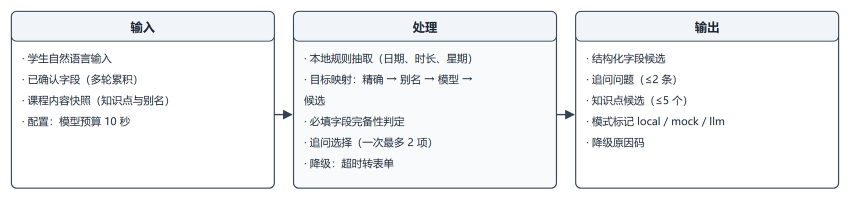
#> input picture docs/04_实现/figures/fig-6-1-ipo-m04.png, 1700 x 399 px, found by its file name (shown at 1/2 size)
$ python build_d06_ch6to9.py
#> lines starting #> are read from the running program, lines starting #| are printed output that depends on the picture; after the words box and inside, x2 and y2 are one past the last pixel; in counts of white or black regions, pixels touching at a corner belong together
### scripts/build_d06_figures.py
"""生成 D06 详细设计的图：程序层次结构图、IPO 图（三角形三栏）。"""
import sys
from pathlib import Path

sys.path.insert(0, str(Path(__file__).resolve().parent))
import build_figures as bf  # noqa: E402

ROOT = Path(r"D:\Gitproject\CoursePlan")
FIG = ROOT / "docs" / "04_实现" / "figures"
SRC = FIG / "src"
TMP = ROOT / ".tmp_work"

INK, MUTED, STROKE = "#1f2937", "#6b7280", "#334155"
TEAL, TEAL_SOFT = bf.TEAL, bf.TEAL_SOFT


# [59 lines left out: function structure, not called in this run]


def wrap(s, n=19):
    """按显示宽度折行：中文按 1 计，ASCII 按 0.55 计。"""
    out, cur, w = [], "", 0.0
    for ch in s:
        cw = 1.0 if ord(ch) > 127 else 0.55
        if w + cw > n and cur:
            out.append(cur)
            cur, w = "  ", 0.0
        cur += ch
        w += cw
    if cur.strip():
        out.append(cur)
    return out


def ipo(in_items, proc_items, out_items, _title=""):
    """IPO 图：左输入、中处理、右输出，三栏 + 箭头（文字自动折行，不烤图题）。"""
#> called with _title = ''
    cols = [("输入", in_items), ("处理", proc_items), ("输出", out_items)]
    wrapped = []
    for head, items in cols:
        lines = []
        for it in items:
            lines.extend(wrap("· " + it))
        wrapped.append((head, lines))
    maxlines = max(len(l) for _, l in wrapped)
    colw, gap, margin = 300, 22, 22
    W = margin * 2 + colw * 3 + gap * 2
    top, headh = 20, 34
    body_h = maxlines * 24 + 24
    H = top + headh + body_h + 20
    parts = ['<svg xmlns="http://www.w3.org/2000/svg" width="%d" height="%d" viewBox="0 0 %d %d">' % (W, H, W, H),
             '<rect width="%d" height="%d" fill="#ffffff"/>' % (W, H),
             '<defs><marker id="a" viewBox="0 0 10 10" refX="9" refY="5" markerWidth="7" '
             'markerHeight="7" orient="auto-start-reverse"><path d="M 0 0 L 10 5 L 0 10 z" fill="%s"/></marker></defs>' % STROKE]

    def text(x, y, s, size=13, fill=INK, anchor="middle", bold=False):
        s = s.replace("&", "&amp;").replace("<", "&lt;").replace(">", "&gt;")
        parts.append('<text x="%.1f" y="%.1f" font-family="Microsoft YaHei, SimHei, sans-serif" '
                     'font-size="%d" fill="%s" text-anchor="%s"%s>%s</text>'
                     % (x, y, size, fill, anchor, ' font-weight="bold"' if bold else "", s))

    xs = [margin + i * (colw + gap) for i in range(3)]
    for i, (head, lines) in enumerate(wrapped):
        x = xs[i]
        parts.append('<rect x="%d" y="%d" width="%d" height="%d" rx="6" fill="%s" stroke="%s" stroke-width="1.3"/>'
                     % (x, top, colw, headh + body_h, "#f8fafc" if i == 1 else "#ffffff", STROKE))
        parts.append('<rect x="%d" y="%d" width="%d" height="%d" rx="6" fill="#f1f5f9" stroke="%s" stroke-width="1.1"/>'
                     % (x, top, colw, headh, STROKE))
        text(x + colw / 2, top + 23, head, 14, INK, bold=True)
        for k, ln in enumerate(lines):
            text(x + 12, top + headh + 24 + k * 24, ln, 12, INK, anchor="start")
    mid_y = top + headh + body_h / 2
    for i in range(2):
        x1 = xs[i] + colw
        parts.append('<path d="M %d %.1f L %d %.1f" stroke="%s" stroke-width="1.6" marker-end="url(#a)"/>'
                     % (x1, mid_y, x1 + gap - 2, mid_y, STROKE))
    return "\n".join(parts + ["</svg>"]) + "\n"


FIGS = {
    "fig-6-1-structure": structure,
    "fig-6-2-ipo-m05": lambda: ipo(
        ["约束对象：主目标、附加目标、截止、周模板、排除日期、已掌握",
         "课程内容快照：知识点、参考时长、先修边、资源",
         "配置：学习练习比 7:3、缓冲比例 10%、片长上限、片数上限",
         "基准时刻 base_time（UTC）"],
        ["求先修闭包并剔除已掌握",
         "按参考时长拆学习/练习任务",
         "拓扑排序（先修 + 学习先于练习）",
         "按可用时段逐段装箱，留缓冲",
         "超长任务拆片，片数和片长受限",
         "汇总 T / C / B / C′ 与缺口"],
        ["任务列表（稳定身份 + 预计时长）",
         "时间片列表（起止、所属版本）",
         "未排入清单与原因",
         "指标：T、C、B、C′、缺口、利用率",
         "草案对象（含输入快照引用）"],
        "图 6-2 M-05 分解与排程 的 IPO 图",
    ),
}


# [13 lines left out: function main, not called in this run]


# [2 lines that do not run on import are left out]

### scripts/build_figures.py
"""生成《软件需求说明书》所需的图表：Mermaid 源文件 + 界面原型 SVG，并栅格化为 PNG。

产物：
    docs/02_需求/figures/fig-x-y.png      插入文档用（约 1600px 宽）
    docs/02_需求/figures/src/fig-x-y.mmd  Mermaid 源文件（可编辑）
    docs/02_需求/figures/src/fig-x-y.svg  原型源文件（可编辑）

渲染方式：Edge headless 截图 → Pillow 去白边裁切。需要本机 Edge。
"""
import json
import os
import re
import subprocess
import sys
import tempfile
from pathlib import Path

from PIL import Image, ImageChops

ROOT = Path(__file__).resolve().parent.parent
FIG_DIR = ROOT / "docs" / "02_需求" / "figures"
SRC_DIR = FIG_DIR / "src"
TMP_DIR = ROOT / ".tmp_figures"

EDGE = r"C:\Program Files (x86)\Microsoft\Edge\Application\msedge.exe"
MERMAID_JS = "file:///D:/Gitproject/RJB_Demo/frontend/node_modules/mermaid/dist/mermaid.min.js"

TARGET_WIDTH = 1700
PAD = 24


# ----------------------------------------------------------------------
# 图源定义
# ----------------------------------------------------------------------
MERMAID_FIGURES = {
    "fig-2-1-context": {
        "skip": True,
        "window": (1800, 1800),
        "src": """flowchart TB
    ST["学生"]
    AD["课程管理员"]
    SYS["学径 StudyPath<br/>课程学习规划辅助系统"]
    LLM["大模型服务<br/>（可切换 Mock）"]

    ST -->|"目标 / 截止 / 可用时间"| SYS
    AD -->|"知识点 / 先修 / 资源"| SYS
    SYS -->|"计划 / 校验 / 进度"| ST
    SYS -->|"追问上下文"| LLM
    LLM -->|"自然语言答复"| SYS""",
    },
    "fig-3-1-function-tree": {
        "skip": True,
        "window": (2400, 2800),
        "src": """flowchart LR
    ROOT["学径 StudyPath<br/>课程学习规划辅助系统"]
    ROOT --- M1["课程内容管理"]
    ROOT --- M2["学习规划"]
    ROOT --- M3["执行与调整"]
    ROOT --- M4["基础支撑"]

    M1 --- A1["F-02 课程信息维护"]
    M1 --- A2["F-03 知识点维护"]
    M1 --- A3["F-04 先修关系维护"]
    M1 --- A4["F-05 课程资源维护"]

    M2 --- B1["F-06 学习约束设定"]
    M2 --- B2["F-07 智能体追问"]
    M2 --- B3["F-08 任务分解与计划生成"]
    M2 --- B4["F-09 计划校验"]

    M3 --- C1["F-10 计划确认与打卡"]
    M3 --- C2["F-11 计划调整"]
    M3 --- C3["F-12 计划版本追溯"]
    M3 --- C4["F-13 计划看板"]

    M4 --- D1["F-01 登录与角色"]
    M4 --- D2["离线演示（Mock Provider）"]
    M4 --- D3["数据备份与恢复"]""",
    },
    "fig-3-2-swimlane": {
        "window": (2800, 1900),
        "src": """flowchart TB
    subgraph L1["课程管理员"]
        direction LR
        A1["维护知识点、先修关系<br/>资源与参考时长"]
        A2["先修图检查<br/>（成环 / 孤立点）"]
        A1 --> A2
    end

    subgraph L2["学生"]
        direction LR
        S1["填写目标、截止日期<br/>可用时间、已掌握"]
        S2["确认计划"]
        S3["逐任务打卡<br/>记录实际用时"]
        S1 --> S2 --> S3
    end

    subgraph L3["智能体（大模型）"]
        direction LR
        G1["追问缺失信息<br/>归一化相对日期"]
        G2["生成冲突说明<br/>与调整建议"]
        G1 --> G2
    end

    subgraph L4["系统（排程与校验引擎）"]
        direction LR
        E1["先修闭包 + 任务分解"]
        E2["按可用时段装箱排程"]
        E3["四项校验"]
        E4["生成计划版本"]
        E5["检测延期 / 目标变更"]
        E1 --> E2 --> E3 --> E4
        E5 --> E1
    end

    S1 --> G1
    G1 --> E1
    A1 -.->|"课程内容"| E1
    E3 -->|"存在冲突"| G2
    G2 --> S2
    E4 --> S2
    S3 --> E5
    E5 -->|"触发调整"| E1""",
    },
    "fig-3-3-usecase": {
        "window": (2600, 1900),
        "src": """flowchart TB
    ST(("学生"))
    AD(("课程管理员"))

    ST --> UC1(["设定学习约束"])
    ST --> UC2(["与智能体对话补全信息"])
    ST --> UC3(["查看计划草案与冲突"])
    ST --> UC4(["确认计划并打卡"])
    ST --> UC5(["发起计划调整"])
    ST --> UC6(["查看计划版本与差异"])

    AD --> UC7(["维护课程与知识点"])
    AD --> UC8(["维护先修关系"])
    AD --> UC9(["维护课程资源"])

    UC2 -.->|"extend"| UC1
    UC1 -.->|"include"| UC3
    UC3 -.->|"include"| UC10(["校验计划（容量/重叠/先修/截止）"])
    UC5 -.->|"include"| UC10
    UC4 -.->|"include"| UC6""",
    },
    "fig-3-9-plan-state": {
        "window": (1600, 2400),
        "src": """stateDiagram-v2
    direction TB
    state "草稿" as Draft
    state "待确认" as Pending
    state "执行中" as Active
    state "已完成" as Done
    state "已归档" as Archived

    [*] --> Draft: 生成计划草案
    Draft --> Pending: 校验通过 / 存在冲突
    Pending --> Draft: 修改约束后重新生成
    Pending --> Active: 学生确认（生成 v1）
    Active --> Active: 打卡记录进度
    Active --> Done: 任务全部完成或超过截止日期
    Active --> Archived: 调整生效（旧版本归档）
    Archived --> [*]
    Done --> [*]""",
    },
    "fig-3-4-sequence": {
        "window": (2600, 2000),
        "src": """sequenceDiagram
    autonumber
    actor S as 学生
    participant W as 前端
    participant B as 后端服务
    participant AG as 智能体（LLM）
    participant EN as 排程与校验引擎
    participant DB as 数据库

    S->>W: 输入目标与时间约束
    W->>B: POST /api/constraints
    B->>DB: 保存约束
    B->>AG: 补全缺失字段
    AG-->>B: 抽取结果 + 追问问题
    B-->>W: SSE 推送追问
    W-->>S: 展示追问
    S->>W: 补充"每周一三五 19:00-21:00"
    W->>B: POST /api/plans/preview
    B->>EN: 先修闭包 + 任务分解
    EN-->>B: 任务列表
    B->>EN: 四项校验
    EN-->>B: 校验报告（含问题码）
    B->>AG: 生成冲突说明
    AG-->>B: 说明文本
    B-->>W: 计划草案 + 校验报告
    W-->>S: 看板展示（冲突任务标红）
    S->>W: 确认计划
    W->>B: POST /api/plans/{id}/confirm
    B->>DB: 写入版本 v1
    B-->>W: 确认成功
    W-->>S: 计划进入执行中""",
    },
    "fig-3-8-er": {
        "window": (2800, 2100),
        "src": """erDiagram
    USER ||--o{ STUDY_PLAN : "拥有"
    USER ||--o{ COURSE : "维护"
    COURSE ||--o{ CONCEPT : "包含"
    COURSE ||--o{ RESOURCE : "包含"
    CONCEPT ||--o{ CONCEPT_RESOURCE : "关联"
    RESOURCE ||--o{ CONCEPT_RESOURCE : "关联"
    CONCEPT ||--o{ PREREQUISITE : "作为先修"
    CONCEPT ||--o{ PREREQUISITE : "作为后继"
    CONCEPT ||--o{ PLAN_TASK : "被安排"
    STUDY_PLAN ||--|{ PLAN_TASK : "拆分为"
    STUDY_PLAN ||--o{ PLAN_VERSION : "形成版本"
    STUDY_PLAN ||--|| CONSTRAINT : "由约束确定"
    PLAN_VERSION ||--o| PLAN_VALIDATION : "记录校验"

    USER {
        int id PK
        string username
        string password_hash
        string role
    }
    COURSE {
        int id PK
        string name
        string semester
    }
    CONCEPT {
        int id PK
        int course_id FK
        string name
        int difficulty
        int reference_minutes
    }
    STUDY_PLAN {
        int id PK
        int student_id FK
        string status
        int current_version
    }
    PLAN_TASK {
        int id PK
        int plan_id FK
        string type
        int estimated_minutes
        string scheduled_date
    }
    PLAN_VERSION {
        int id PK
        int plan_id FK
        int version
        string change_reason
    }""",
    },
}


# ----------------------------------------------------------------------
# 界面原型（SVG）
# ----------------------------------------------------------------------
FONT = "Microsoft YaHei, SimHei, sans-serif"
INK = "#0f172a"
MUTED = "#64748b"
LINE = "#cbd5e1"
TEAL = "#0e7c6b"
TEAL_SOFT = "#e6f4f1"
AMBER = "#b45309"
AMBER_SOFT = "#fef3c7"
RED = "#b91c1c"
RED_SOFT = "#fee2e2"
BG = "#f8fafc"


class Svg:
    def __init__(self, w, h, title=""):
        self.w, self.h, self.title = w, h, title
        self.parts = []

    # [349 lines left out: functions rect, text, line, arrow, svg, chrome and 8 more, not called in this run]


WIREFRAMES = {
    "fig-2-1-context": draw_context,
    "fig-3-1-function-tree": draw_function_tree,
    "fig-3-5-wizard": wire_wizard,
    "fig-3-6-board": wire_board,
    "fig-3-7-admin": wire_admin,
}


# ----------------------------------------------------------------------
# 渲染
# ----------------------------------------------------------------------
# [25 lines left out: function html_for_mermaid, not called in this run]


def html_for_svg(svg, window):
    return """<!doctype html>
<html><head><meta charset="utf-8"><style>html,body{margin:0;padding:0;background:#fff}</style></head>
<body>%s</body></html>""" % svg


def shoot(html, out_png, window):
    """用 Edge headless 截图。"""
#> (the call stopped at in shoot, `proc = subprocess.run(cmd, capture_output=True, text=True, timeout=120)`: subprocess is not available in this run)
    with tempfile.TemporaryDirectory() as td:
        page = Path(td) / "fig.html"
        page.write_text(html, encoding="utf-8")
        profile = Path(td) / "profile"
        cmd = [
            EDGE,
            "--headless=new",
            "--disable-gpu",
            "--hide-scrollbars",
            "--no-first-run",
            "--no-default-browser-check",
            "--force-device-scale-factor=2",
            "--virtual-time-budget=6000",
            "--user-data-dir=%s" % profile,
            "--window-size=%d,%d" % window,
            "--screenshot=%s" % out_png,
            page.as_uri(),
        ]
        proc = subprocess.run(cmd, capture_output=True, text=True, timeout=120)
        if proc.returncode != 0 and not Path(out_png).exists():
            raise RuntimeError("Edge 截图失败: %s" % (proc.stderr or proc.stdout)[:500])


def trim_and_save(src_png, dst_png):
    im = Image.open(src_png).convert("RGB")
#> im is the input picture: PIL image 1700x399 RGB; mean R, G, B 240.7, 242.3, 244
    diff = ImageChops.difference(im, Image.new("RGB", im.size, (255, 255, 255)))
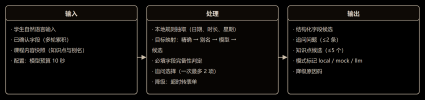
#> diff: PIL image 1700x399 RGB (shown at 1/4 size); mean R, G, B 14.3, 12.7, 11
    mask = diff.convert("L").point(lambda v: 255 if v > 12 else 0)
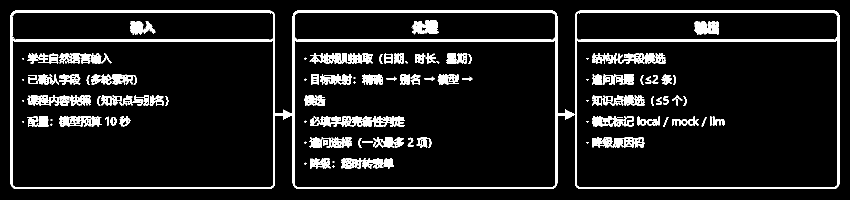
#> mask: PIL image 1700x399 L (shown at 1/2 size); 8.8% white; 208 white regions (85 under 20 px), largest, box (x1, y1, x2, y2) and area: (21, 21, 1679, 378) 25931, (620, 232, 783, 253) 1966, (1226, 106, 1331, 127) 1209
    bbox = mask.getbbox()
#> bbox = (21, 21, 1679, 378)
    if bbox is None:
        raise RuntimeError("渲染结果为空（可能是语法错误或被裁掉）")
    clipped = bbox[2] >= im.width - 2 or bbox[3] >= im.height - 2
#> clipped = False
#> (the rest of the program and of its run is left out)
